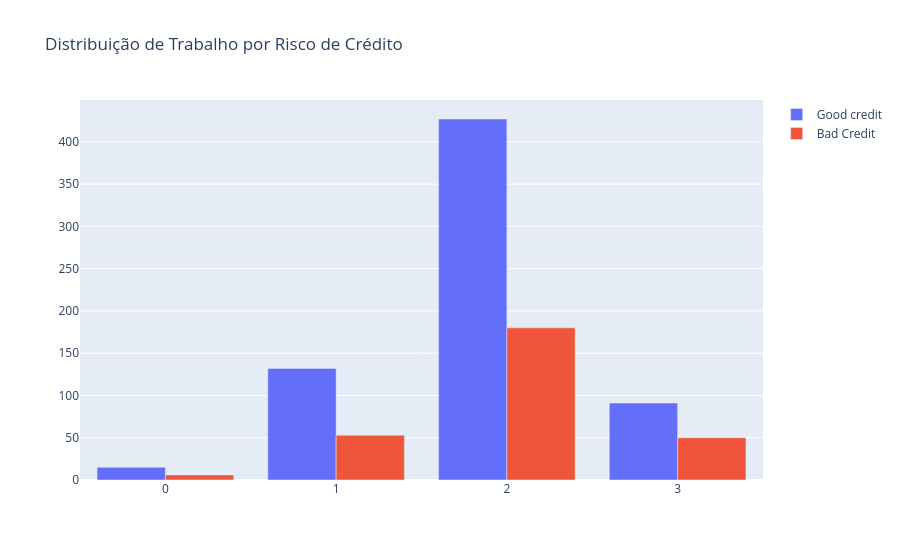

The notebook cell this image was saved under:
### Markdown cell above
Após observar os gráficos, podemos perceber que pessoas com casa prórpia constituem a grande maioria dos clientes com crédito de risco positivo. De todas as categorias de habitação, a que mais se destaca é a de "possui casa própria", tanto pelo número total de pessoas nessa categoria, quanto pela relação muito mais positiva entre o risco de crédito (cerca de 73,5% de risco positivo)

### Code cell
# Plotando gráfico de barras agrupadas para a coluna "Job" com base no risco de crédito
trace0 = go.Bar(
    x = df[df["Credit Risk"]== 1]["Job"].value_counts().index.values,
    y = df[df["Credit Risk"]== 1]["Job"].value_counts().values,
    name='Good credit'
)

trace1 = go.Bar(
    x = df[df["Credit Risk"]== 2]["Job"].value_counts().index.values,
    y = df[df["Credit Risk"]== 2]["Job"].value_counts().values,
    name="Bad Credit"
)

data = [trace0, trace1]

layout = go.Layout(
    title='Distribuição de Trabalho por Risco de Crédito',
)


fig = go.Figure(data=data, layout=layout)

py.iplot(fig, filename='Housing-Grouped')

### Figure 1 — Plotly figure (JSON) as saved in the notebook; plotly's stock layout.template omitted (floating-point values rounded to 4 significant figures)
{"data": [{"name": "Good credit", "type": "bar", "x": [2, 1, 3, 0], "y": [427, 132, 91, 15]}, {"name": "Bad Credit", "type": "bar", "x": [2, 1, 3, 0], "y": [180, 53, 50, 6]}], "layout": {"title": {"text": "Distribuição de Trabalho por Risco de Crédito"}}}
